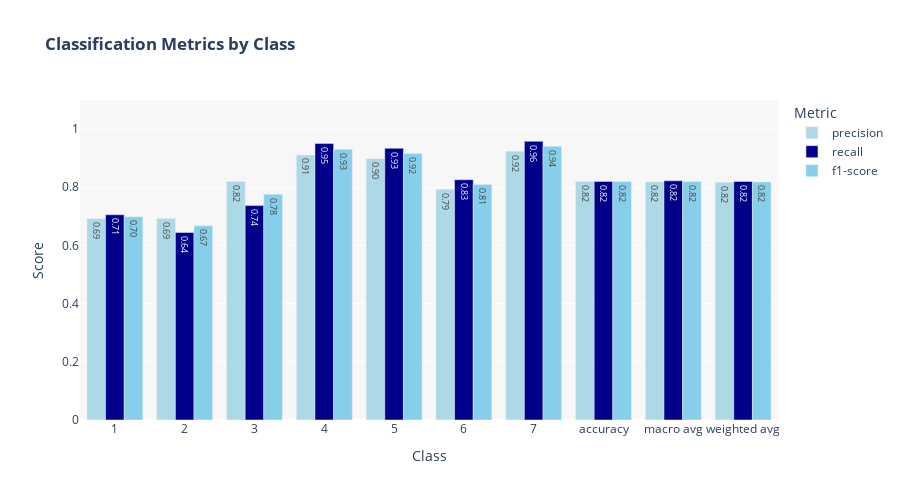

Notebook source saved alongside this figure:
### Code cell
import plotly.express as px
from sklearn.metrics import classification_report
report_dict = classification_report(y_test, y_pred, output_dict=True)
report_df = pd.DataFrame(report_dict).transpose()

# Melt dataframe for Plotly
metrics_df = report_df.reset_index().melt(id_vars='index', 
                                        value_vars=['precision', 'recall', 'f1-score'],
                                        var_name='Metric')

fig = px.bar(metrics_df, 
             x='index', 
             y='value', 
             color='Metric',
             barmode='group',
             color_discrete_map={'precision':'#ADD8E6', 
                                'recall':'#00008B', 
                                'f1-score':'#87CEEB'},
             title='<b>Classification Metrics by Class</b>',
             labels={'index':'Class', 'value':'Score'},
             text_auto='.2f')

fig.update_layout(
    hovermode='x unified',
    yaxis_range=[0,1.1],
    plot_bgcolor='rgba(245,245,245,0.8)',
    height=500
)
fig.show()

### Figure 1 — Plotly figure (JSON) as saved in the notebook; plotly's stock layout.template omitted (floating-point values rounded to 4 significant figures)
{"data": [{"alignmentgroup": "True", "hovertemplate": "Metric=precision<br>Class=%{x}<br>Score=%{y}<extra></extra>", "legendgroup": "precision", "marker": {"color": "#ADD8E6", "pattern": {"shape": ""}}, "name": "precision", "offsetgroup": "precision", "orientation": "v", "showlegend": true, "textposition": "auto", "texttemplate": "%{y:.2f}", "type": "bar", "x": ["1", "2", "3", "4", "5", "6", "7", "accuracy", "macro avg", "weighted avg"], "xaxis": "x", "y": [0.6921, 0.6923, 0.8195, 0.9108, 0.8982, 0.7931, 0.9241, 0.82, 0.8186, 0.8176], "yaxis": "y"}, {"alignmentgroup": "True", "hovertemplate": "Metric=recall<br>Class=%{x}<br>Score=%{y}<extra></extra>", "legendgroup": "recall", "marker": {"color": "#00008B", "pattern": {"shape": ""}}, "name": "recall", "offsetgroup": "recall", "orientation": "v", "showlegend": true, "textposition": "auto", "texttemplate": "%{y:.2f}", "type": "bar", "x": ["1", "2", "3", "4", "5", "6", "7", "accuracy", "macro avg", "weighted avg"], "xaxis": "x", "y": [0.7056, 0.6445, 0.7371, 0.9507, 0.9339, 0.826, 0.9579, 0.82, 0.8222, 0.82], "yaxis": "y"}, {"alignmentgroup": "True", "hovertemplate": "Metric=f1-score<br>Class=%{x}<br>Score=%{y}<extra></extra>", "legendgroup": "f1-score", "marker": {"color": "#87CEEB", "pattern": {"shape": ""}}, "name": "f1-score", "offsetgroup": "f1-score", "orientation": "v", "showlegend": true, "textposition": "auto", "texttemplate": "%{y:.2f}", "type": "bar", "x": ["1", "2", "3", "4", "5", "6", "7", "accuracy", "macro avg", "weighted avg"], "xaxis": "x", "y": [0.6988, 0.6675, 0.7761, 0.9303, 0.9157, 0.8092, 0.9407, 0.82, 0.8198, 0.8182], "yaxis": "y"}], "layout": {"barmode": "group", "height": 500, "hovermode": "x unified", "legend": {"title": {"text": "Metric"}, "tracegroupgap": 0}, "plot_bgcolor": "rgba(245,245,245,0.8)", "title": {"text": "<b>Classification Metrics by Class</b>"}, "xaxis": {"anchor": "y", "domain": [0, 1], "title": {"text": "Class"}}, "yaxis": {"anchor": "x", "domain": [0, 1], "range": [0, 1.1], "title": {"text": "Score"}}}}
